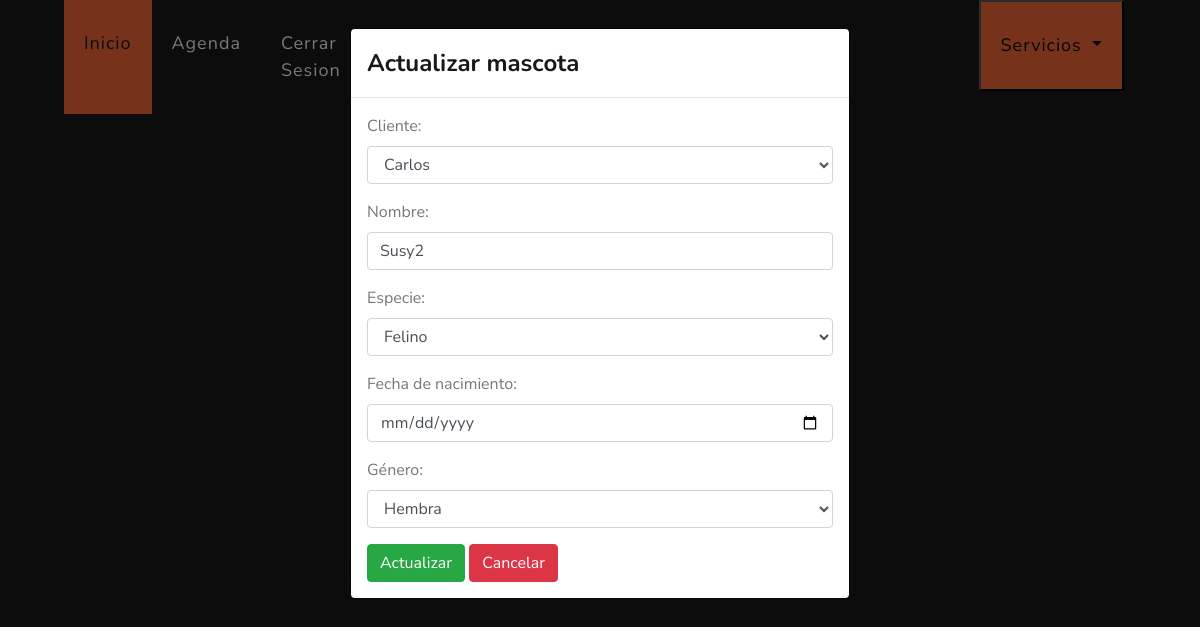
Page /actualizar/mascota/11 (signed in) on the committed database.
### veterinary/models.py (models this page shows, shortened)
class Pet(models.Model):
    client = models.ForeignKey(Client, on_delete=models.PROTECT, related_name='pets')
    namePet = models.CharField(max_length=30, blank=False, null=False, verbose_name='nombre')
    species = models.CharField(max_length=30, blank=True, null=True, verbose_name='especie')
    birthdate = models.DateField(blank=True, null=True, verbose_name='fecha de nacimiento')
    gender = models.CharField(max_length=6, blank=False, null=False, default='Desconocido', verbose_name='género')

### veterinary/views.py (the view)
# urls.py: path("actualizar/mascota/<int:id>", views.updatePet, name='updatePet'),
@login_required(login_url="login")
def updatePet(request, id):
    veterinary_logued = request.user.veterinary
    pet = Pet.objects.get(id=id)
    if request.method == "POST":
        form = PetForm(veterinary_logued, request.POST, instance=pet)
        if form.is_valid():
            form.save()
            return redirect(detailPet)
    else:
        form = PetForm(veterinary_logued, instance=pet)
    context = {"form": form}
    return render(request, "veterinary/updatePet.html", context)

### veterinary/forms.py
class PetForm(ModelForm):
    def __init__(self, VeterinaryLogued, *args, **kwargs):
        super().__init__(*args, **kwargs)
        self.fields['client'].queryset = Client.objects.filter(veterinary=VeterinaryLogued)
    class Meta:
        model = Pet
        fields = '__all__'
        CHOICES = (('Macho', 'Macho'), ('Hembra', 'Hembra'),)
        CHOICESPECIES = (('Felino', 'Felino'), ('Canino', 'Canino'), ('Aves', 'Aves'), ('Otro', 'Otro'))
        widgets = {
            'client': Select(attrs={'class': 'form-control'}),
            'namePet': TextInput(attrs={'class': 'form-control'}),
            'species': Select(attrs={'class': 'form-control'}, choices=CHOICESPECIES),
            'gender': Select(attrs={'class': 'form-control'}, choices=CHOICES),
            'birthdate': DateInput(attrs={'class': 'form-control', 'type': 'date'}),
        }
        labels = {
            'client': 'Cliente',
        }

### veterinary/models.py (called while the page is built)
    def __str__(self):
        return self.name

### templates/veterinary/updatePet.html (shortened to what this page needs)
{% extends 'layout/base.html' %}
{% block 'style' %}
{% load static %}
<link rel="stylesheet" href="{% static 'css/estilo.css' %}">
{% endblock %}
{% block 'header' %}
{% include 'layout/partials/headerbase.html' %}
{% endblock %}
{% block 'content' %}
{% if form.instance %}
<div class="modal fade" id="myModal" tabindex="-1" role="dialog" aria-labelledby="myModalLabel" data-backdrop="static" data-keyboard="false">
  <div class="modal-dialog" role="document">
    <div class="modal-content">
      <div class="modal-header">
        <h4 class="modal-title" id="myModalLabel" style="color: #181818">Actualizar mascota</h4>
      </div>
      <div class="modal-body">
        <form method="post" id="update-form">
          {{ form.as_p }}
          <input type="submit" class="btn btn-success" value="Actualizar">
          <a href="{% url 'detailPet' %}" class="btn btn-danger">Cancelar</a>
        </form>
      </div>
    </div>
  </div>
</div>
{% endif %}
<div class="container-fluid" style="background-color: #181818;">
  <div class="row">
  </div>
</div>
{% endblock %}

### rows in the picture
Pet: client "Carlos", namePet "Susy2", species "Felino", gender "Hembra"
